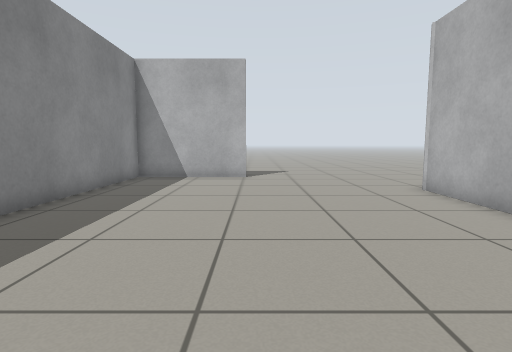
[1] (above)

17 first-person views from a walk through a Gazebo world. The camera is 0.72 m above the floor, tilts 6° down and sees 80° across. The floor is counted in squares, 0.5 m on a side. Each view is taken from the middle of a square. On the plan, view 1 faces up. The plan holds only what a view shows up to about 14 squares ahead; the rest is blank.

[2]
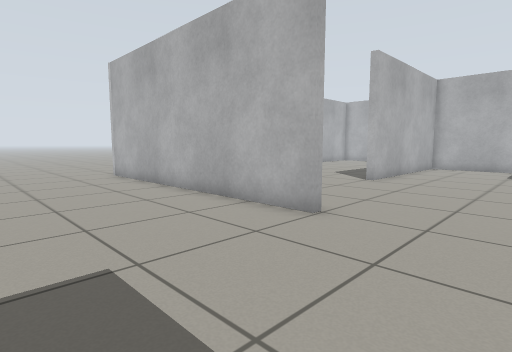

[3]
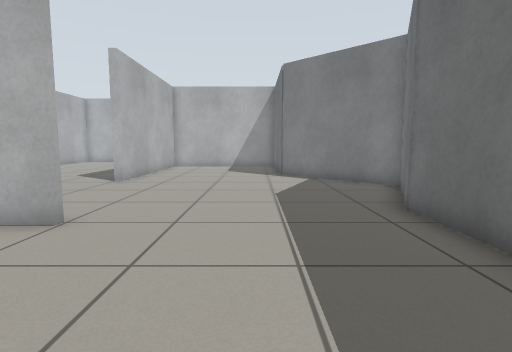

[4]
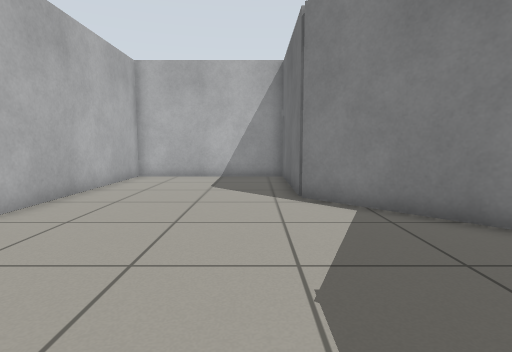

[5]
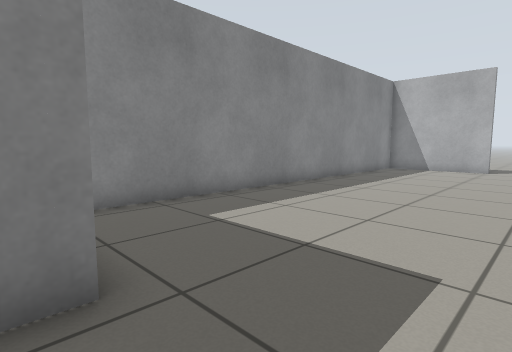

[6]
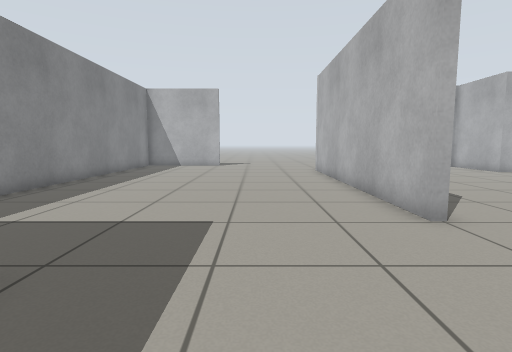

[7]
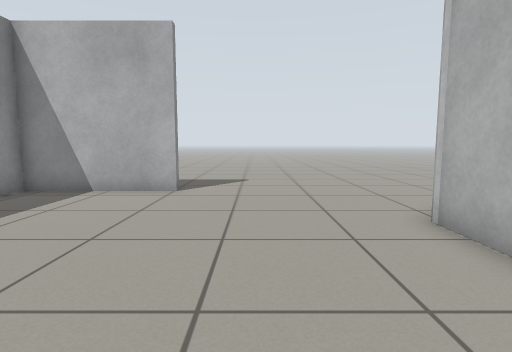

[8]
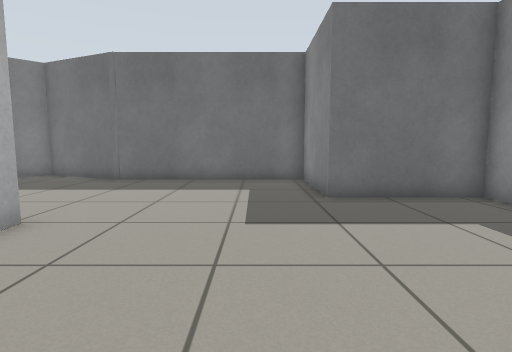

[9]
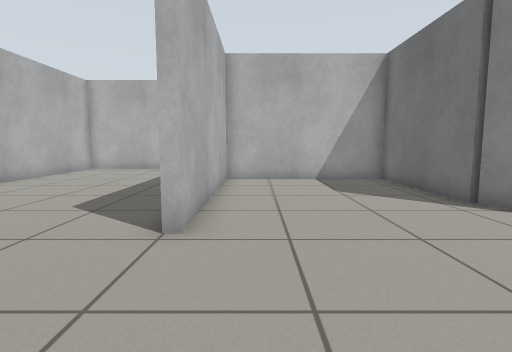

[10]
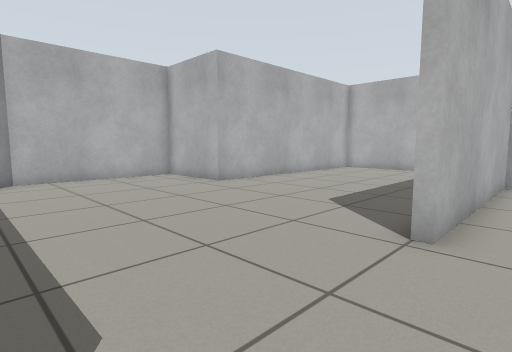

[11]
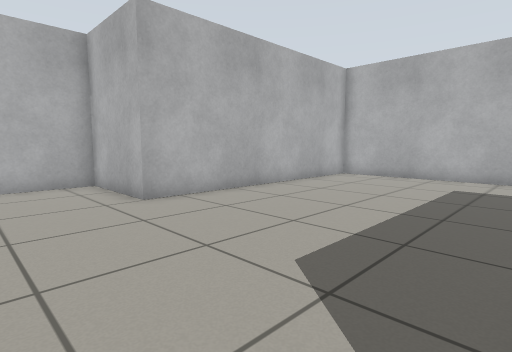

[12]
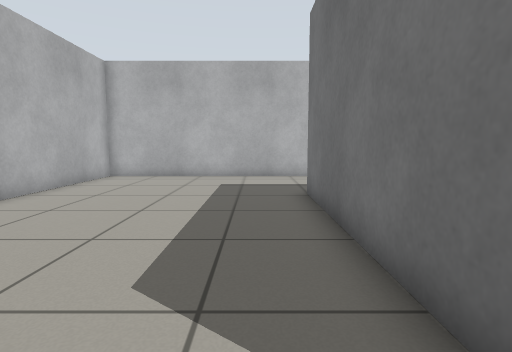

[13]
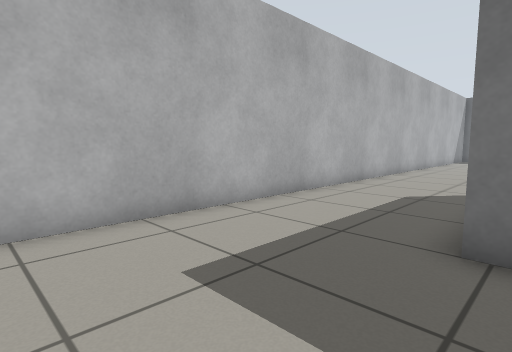

[14]
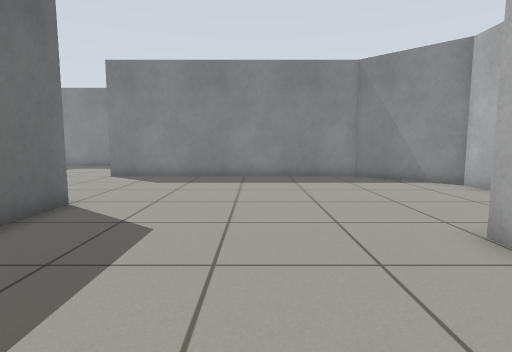

[15]
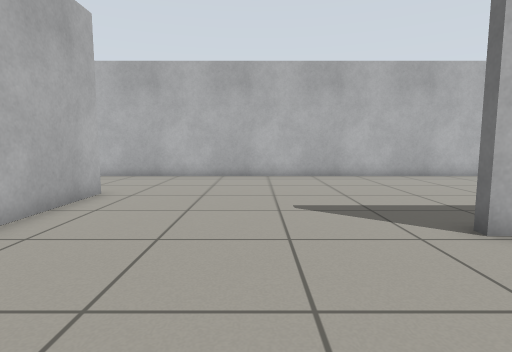

[16]
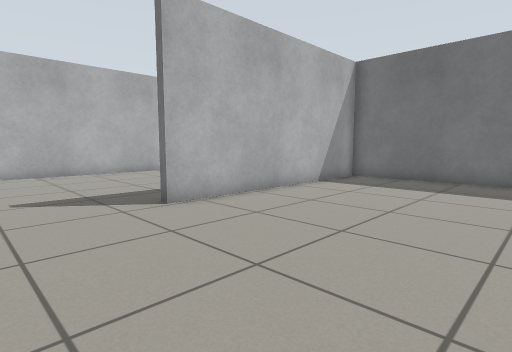

[17]
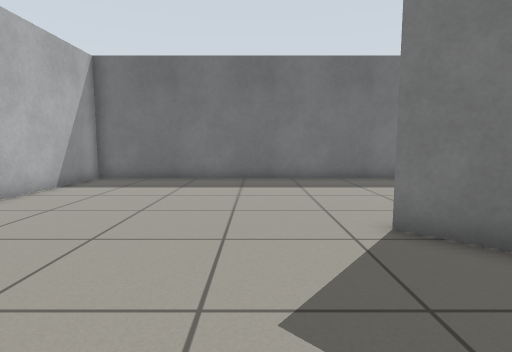

### Floor plan
Points are (right, up) in squares from view 1. A wall is a line through its corners. A room is listed if a view was taken in it or the views show most of it. See-through windows are left out.
Room 1 (views 1, 2, 3, 4, 5, 6, 7, 8, 9, 10)
walls: (5.6, -0.5) (5.6, -1.5); (5.3, -1.5) (5.3, 9.6); (-0.4, 13.3) (-5.1, 13.3) (-5.1, -4.1) (-0.9, -4.1) (-0.9, -8.3) (6.6, -8.3) (10.4, -9.9) (14.1, -6.2) (19.5, -6.2) (19.5, 0.2) (11.8, 0.2)
ways out: opening at (9, 0) to room 2; opening at (7.3, 14)
Room 2 (views 11, 12, 13, 14)
walls: (11.8, 0.2) (11.8, 0.5) (19.9, 0.5); (24.6, -7.5) (24.6, 8.5) (14.4, 8.5) (14.4, 12.2) (8.4, 12.2) (5.6, 9.4) (5.6, -0.5)
ways out: opening at (9, 0) to room 1; opening at (22, -7) to room 3
Room 3 (views 15, 16, 17)
walls: (5.6, -14.9) (6.7, -16.1); (3, -23.8) (15.6, -23.8) (15.6, -14.5); (19.9, -6.5) (16.2, -6.5); (24.6, -21) (24.6, -7.5)
ways out: opening at (22, -7) to room 2

Where each view was taken, in squares from view 1:
view 1: 0 up, 0 right, facing up
view 2: 5 down, 0 right, facing up-right
view 3: 5 down, 0 right, facing right
view 4: 5 down, 6 right, facing right
view 5: 5 down, 2 right, facing up-left
view 6: 7 down, 2 right, facing up
view 7: 4 up, 2 right, facing up
view 8: 4 up, 1 right, facing down
view 9: 1 down, 7 right, facing right
view 10: 1 down, 7 right, facing up-right
view 11: 1 up, 11 right, facing up-right
view 12: 2 up, 11 right, facing right
view 13: 5 up, 19 right, facing down-right
view 14: 5 up, 19 right, facing left
view 15: 11 down, 11 right, facing right
view 16: 11 down, 9 right, facing down-right
view 17: 11 down, 9 right, facing down
